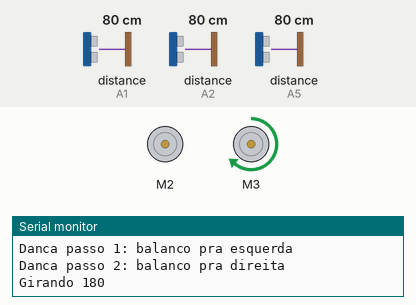
Simulated run of this sketch. Board: Arduino Uno, built with avr-gcc and run on an emulated ATmega328P. Shown: 2 × DC motor (green arrow = forward, orange = backward, longer = faster), the last lines printed to the serial monitor. Inputs (shaded band) come from the test bench; at power-on: distance to the obstacle (sensors on A2, A1, A5) 80 cm. The echo pulse lasts 58.3 µs per cm.

Above: at 1.2 s.
1.3 s: distance to the obstacle (sensor on A2) set to 21 cm
At 1.97 s:
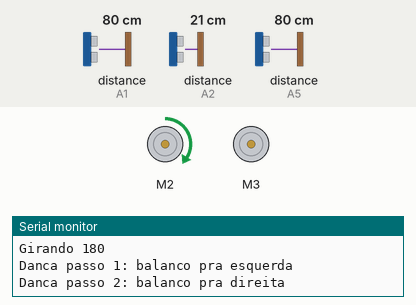
4.3 s: distance to the obstacle (sensor on A2) set to 16 cm
At 4.59 s:
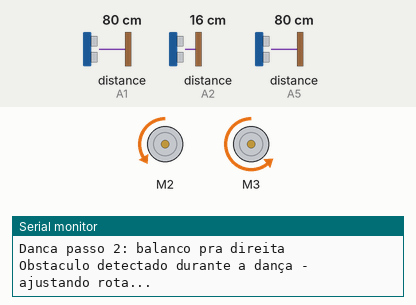
7.3 s: distance to the obstacle (sensor on A1) set to 60 cm
10.3 s: distance to the obstacle (sensor on A1) set to 120 cm
13.3 s: distance to the obstacle (sensor on A1) set to 2 cm
16.3 s: distance to the obstacle (sensor on A2) set to 120 cm
Timing chart, 0 to 19.3 s (numbered marks = the images above; inputs shaded):
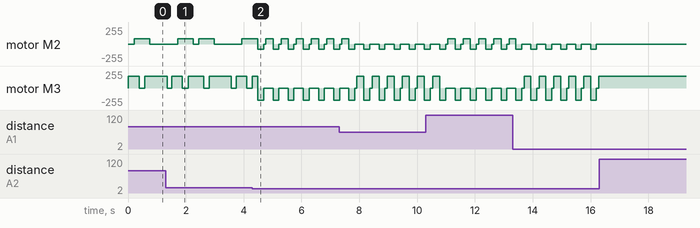

Measured:
- the behaviour switches between 19 and 18 cm on distance to the obstacle (sensor on A2) (found by bisection; images 1 and 2)
- after the input at 16.3 s, motor M2: stops changing and stays stopped; motor M3: stops changing and stays forward 180/255
- by itself, motor M2: alternates backward 76/255 for 0.20 s and stopped for 0.32 s
- by itself, motor M3: repeats every 0.52 s: stopped 0.08 s, forward 180/255 0.24 s, backward 180/255 0.20 s

The sketch:

dancinha.ino
```cpp
#include <AFMotor.h>
#include <NewPing.h>

// Sensores
#define trigF A3
#define echoF A2

#define trigD A0
#define echoD A1

#define trigE A4
#define echoE A5

#define MAX_DISTANCE 250

AF_DCMotor m1(2);
AF_DCMotor m3(3);

int speedLeft = 76;
int speedRight = 180;

NewPing sonarF(trigF, echoF, MAX_DISTANCE);
NewPing sonarD(trigD, echoD, MAX_DISTANCE);
NewPing sonarE(trigE, echoE, MAX_DISTANCE);

void setup() {
  Serial.begin(9600);
  m1.setSpeed(speedLeft);
  m3.setSpeed(speedRight);
}

// ================================================================
// LOOP PRINCIPAL: DANÇA + DESVIO DE OBSTÁCULOS
// ================================================================
void loop() {

  if (perigo()) {
    desviar();
    return;
  }

  dancaPasso1();
  if (perigo()) return;

  dancaPasso2();
  if (perigo()) return;

  gira180();
  if (perigo()) return;

  dancaPasso1();
  if (perigo()) return;

  dancaPasso2();
  if (perigo()) return;
}

// ================================================================
// FUNÇÃO DE DETECÇÃO DE PERIGO
// ================================================================
bool perigo() {
  int F = sensorF();
  int D = sensorD();
  int E = sensorE();

  return (F <= 18 || D <= 15 || E <= 15);
}

// ================================================================
// DANÇA
// ================================================================
void dancaPasso1() {
  Serial.println("Danca passo 1: balanco pra esquerda");
  esquerda();
  delay(200);
  frente();
  delay(150);
}

void dancaPasso2() {
  Serial.println("Danca passo 2: balanco pra direita");
  direita();
  delay(200);
  frente();
  delay(150);
}

void gira180() {
  Serial.println("Girando 180");
  // gira para esquerda mantendo m3 andando
  m1.run(RELEASE);
  m3.run(FORWARD);
  delay(600);  // ajuste se quiser girar mais ou menos
  parar();
  delay(150);
}

// ================================================================
// DESVIO DE OBSTÁCULOS DURANTE A DANÇA
// ================================================================
void desviar() {
  int F = sensorF();
  int D = sensorD();
  int E = sensorE();

  Serial.println("Obstaculo detectado durante a dança - ajustando rota...");

  if (F <= 18) {
    re();
    delay(200);
    parar();
    delay(80);

    if (E > D) esquerda();
    else direita();

    delay(220);
    return;
  }

  if (D <= 15) {
    esquerda();
    delay(200);
    return;
  }

  if (E <= 15) {
    direita();
    delay(200);
    return;
  }
}

// ================================================================
// SENSORES
// ================================================================
int sensorD() {
  int cm = sonarD.ping_cm();
  if (cm == 0) cm = MAX_DISTANCE;
  return cm;
}

int sensorF() {
  int cm = sonarF.ping_cm();
  if (cm == 0) cm = MAX_DISTANCE;
  return cm;
}

int sensorE() {
  int cm = sonarE.ping_cm();
  if (cm == 0) cm = MAX_DISTANCE;
  return cm;
}

// ================================================================
// MOTORES
// ================================================================
void frente() {
  m1.run(FORWARD);
  m3.run(FORWARD);
}

void esquerda() {
  m1.run(RELEASE);
  m3.run(FORWARD);
}

void direita() {
  m1.run(FORWARD);
  m3.run(RELEASE);
}

void parar() {
  m1.run(RELEASE);
  m3.run(RELEASE);
}

void re() {
  m1.run(BACKWARD);
  m3.run(BACKWARD);
}
```
